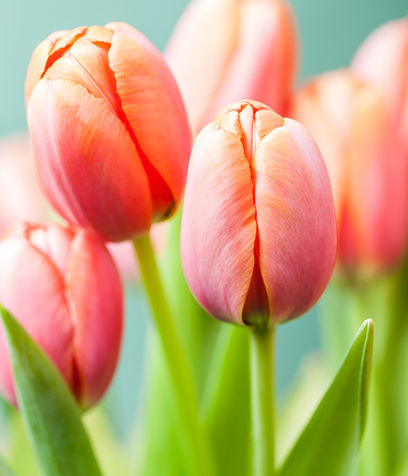
//> input picture tulips/tulip.png, 408 x 476 px
$ ./LBP   (built with g++ and OpenCV 4)
//> lines starting //> are read from the running program, lines starting //| are printed output that depends on the picture
#include<opencv2/opencv.hpp>
#include<opencv/cv.h>
#include<iostream>

using namespace std;
using namespace cv;

//Crea il valore LBP associato al pixel (row, column) dell'immagine img_in
// [38 lines left out: functions createPixelLBP, createImageLBP, createImageEqualized, not called in this run]

void computeHist(Mat& img_in, Mat& histogram) {
	int histSize = 256; //from 0 to 255
	float range[] = { 0, 256 }; //the upper boundary is exclusive
	const float* histRange = { range };
	calcHist(&img_in, 1, 0, Mat(), histogram, 1, &histSize, &histRange);
}

// [22 lines left out: function showHist, not called in this run]


int calcPixelPosterize(Mat& img_in, int row, int column, int windowSize){

	//Mat img_out = Mat(windowSize, windowSize, CV_8UC1);
	//img_in(Range(a, b), Range(c, d)).copyTo(img_out);
	//La matrice che viene creata prende le righe da "a" a "b-1" e da "c" a "d-q"
	Mat img_out = Mat(windowSize, windowSize, CV_8UC1);
	img_in(Range(row- windowSize / 2, row + windowSize / 2 +1 ), Range(column- windowSize / 2, column + windowSize / 2 + 1 )).copyTo(img_out);

	//cout << "M = " << endl << " " << img_out << endl << endl;

	Mat hist;
	computeHist(img_out, hist);

	int maxLoc = 0;
	for (int i = 0; i < hist.size().height-1; i++)
		if (hist.at<float>(i) < hist.at<float>(i+1))
			maxLoc = i;

	//printf("%d\n", maxLoc);
	//cin.get();

	//Con questo showHist l'istogramma in hist viene anche normalizzato
	//Ricordatelo oppure cambia il metodo creando un altro istogramma
	//showHist(hist);

	return maxLoc;
}

void posterize(Mat& img_in, Mat& img_out, int windowSize) {
	int dim = windowSize / 2;
	printf("rows: %d cols: %d\n", img_in.rows, img_in.cols);
	for (int i = dim; i < img_in.rows - dim; i++) {
		for (int j = dim; j < img_in.cols - dim; j++) {
			int post = calcPixelPosterize(img_in, i, j, windowSize);
			img_out.at<uchar>(i, j) = post;
			//printf("%ROW: %d, COL: %d\n", i, j);
		}
	}

	namedWindow("Posterize", WINDOW_NORMAL);
	imshow("Posterize", img_out);
	imwrite("posterize_15.jpg", img_out);

}

// [52 lines of commented-out code are left out]

int main() {
	//Crea e mostra immagine istogramma
	int windowSize = 15;
	Mat img = imread("tulip.png", IMREAD_GRAYSCALE);
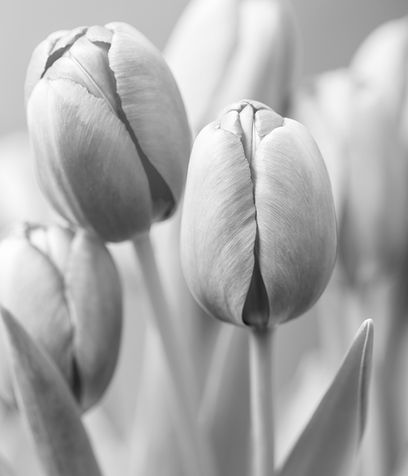
//> img: 476 rows x 408 cols, CV_8UC1; min 11, max 255, mean 170.9
	Mat out = Mat(img.rows, img.cols, CV_8UC1);

	posterize(img, out, windowSize);
//| rows: 476 cols: 408
//> after the loop in posterize, `for (int i = dim; i < img_in.rows - dim; i++)`:
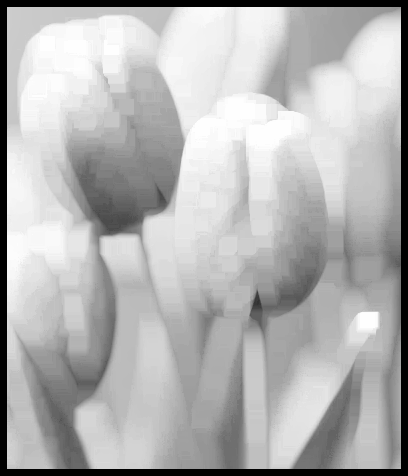
//> img_out: 476 rows x 408 cols, CV_8UC1; min 0, max 254, mean 179

	// [8 lines of commented-out code are left out]
	cin.get();
// [20 lines of commented-out code are left out]
}

// [34 lines of commented-out code are left out]

$ run again, with tulips/eye_lbp.jpg saved as tulips/tulip.png
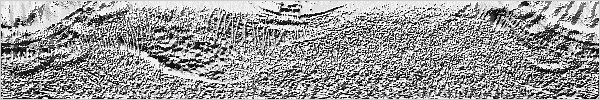
//> input picture tulips/eye_lbp.jpg, 600 x 100 px
//> img is the input picture: 100 rows x 600 cols, CV_8UC1; min 0, max 255, mean 153.1
//| rows: 100 cols: 600
//> after the loop in posterize, `for (int i = dim; i < img_in.rows - dim; i++)`:
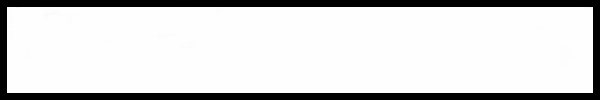
//> img_out: 100 rows x 600 cols, CV_8UC1; min 0, max 254, mean 213.3
